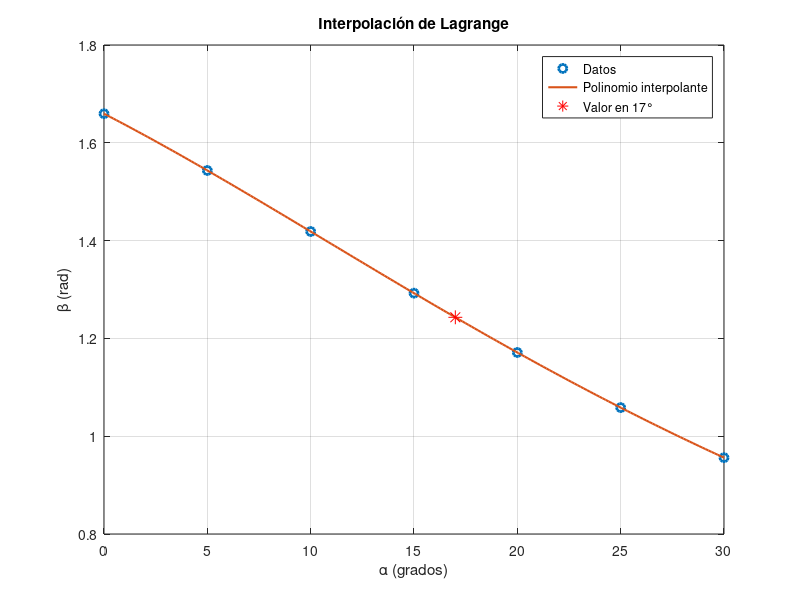

The MATLAB source for this figure:
% ============================================
% Polinomio de Lagrange
% ============================================
clc;
clear;
close all;

% Datos
alpha = [0 5 10 15 20 25 30];
beta = [1.6595 1.5434 1.4186 1.2925 1.1712 1.0585 0.9561];

% Punto donde queremos interpolar
x_eval = 17;

n = length(alpha);
L = zeros(1,n);

% Cálculo de los polinomios base de Lagrange
for i = 1:n
    L(i) = 1;
    for j = 1:n
        if i ~= j
            L(i) = L(i) * (x_eval - alpha(j)) / (alpha(i) - alpha(j));
        end
    end
end

% Evaluación del polinomio
beta_interp = sum(beta .* L);

fprintf('Valor interpolado de beta en alpha = 17°: %.6f rad\n', beta_interp);

% (Opcional) graficar
xx = linspace(0,30,200);
yy = zeros(size(xx));

for k = 1:length(xx)
    for i = 1:n
        Li = 1;
        for j = 1:n
            if i ~= j
                Li = Li * (xx(k) - alpha(j)) / (alpha(i) - alpha(j));
            end
        end
        yy(k) = yy(k) + beta(i)*Li;
    end
end

figure;
plot(alpha, beta, 'o', 'LineWidth', 2);
hold on;
plot(xx, yy, '-', 'LineWidth', 1.5);
plot(x_eval, beta_interp, 'r*', 'MarkerSize', 10);
grid on;

xlabel('\alpha (grados)');
ylabel('\beta (rad)');
title('Interpolación de Lagrange');
legend('Datos', 'Polinomio interpolante', 'Valor en 17°');
